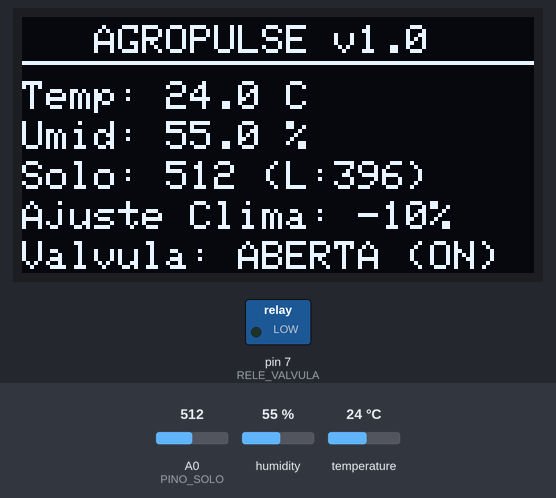
Recording of a program running on a simulated Arduino Uno, built with avr-gcc and run on an emulated ATmega328P. Shown: 128×64 one-colour display, switched loads named in the program (green lamp = pin HIGH). The test bench sets the inputs (shaded band); at power-on: A0 (PINO_SOLO) = 512, temperature 24 °C, humidity 55 %. What the program prints to the serial monitor is not drawn.

Above: at 2.9 s.
3.0 s: A0 (PINO_SOLO) set to 409
At 4.7 s:
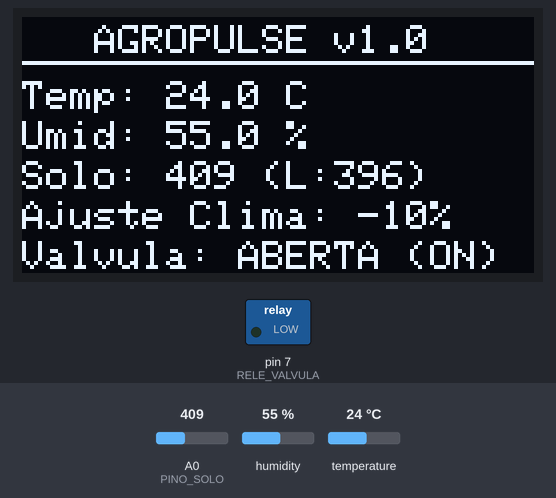
5.8 s: A0 (PINO_SOLO) set to 379
At 6.8 s:
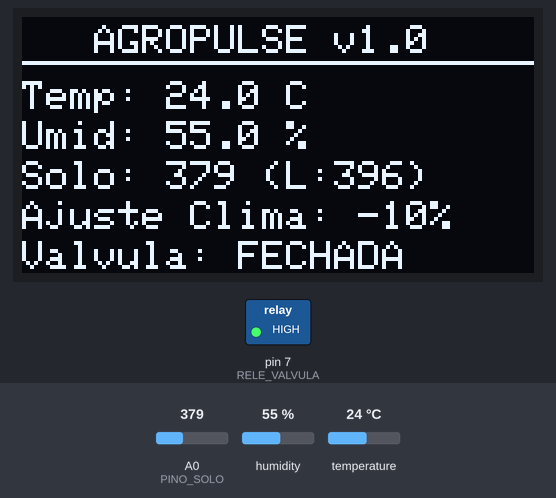
8.6 s: temperature set to 27.2 °C
At 11.0 s:
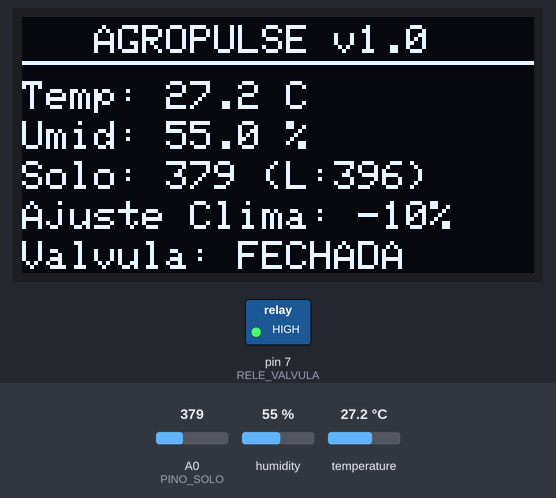
12.0 s: temperature set to 28.8 °C
At 13.1 s:
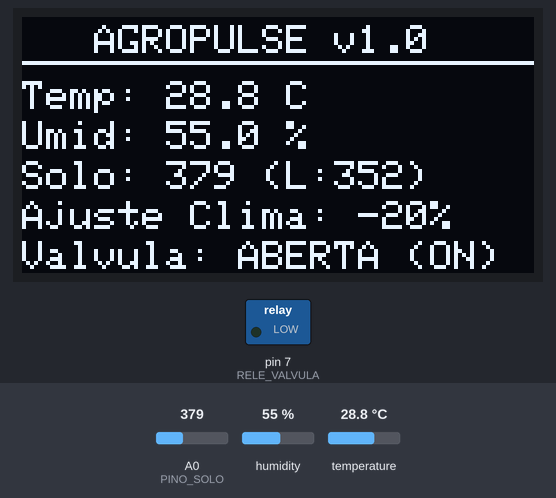
14.8 s: humidity set to 58 %
18.3 s: humidity set to 61 %
At 19.3 s:
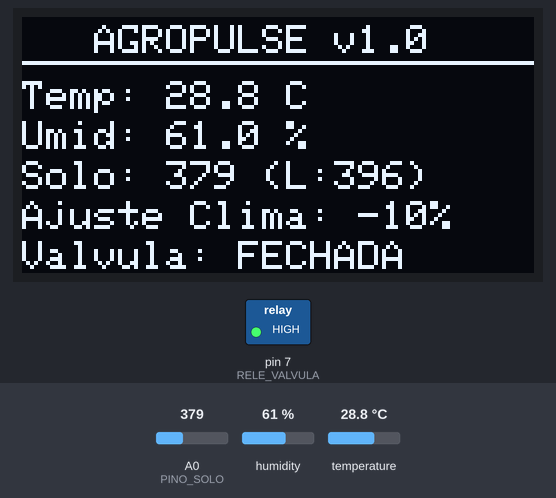
Timing chart, 0 to 21.3 s (numbered marks = the images above; inputs shaded):
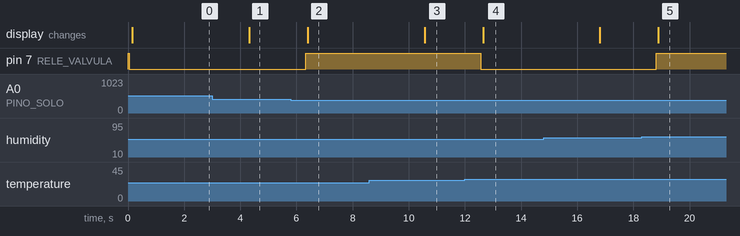

The program:

main.cpp
```cpp
#include <Wire.h>
#include <Adafruit_GFX.h>
#include <Adafruit_SSD1306.h>
#include <DHT.h>

// Configurações do Display OLED (128x64 I2C)
#define SCREEN_WIDTH 128
#define SCREEN_HEIGHT 64
Adafruit_SSD1306 display(SCREEN_WIDTH, SCREEN_HEIGHT, &Wire, -1);

// Configuração do DHT22
#define DHTPIN 2
#define DHTTYPE DHT22
DHT dht(DHTPIN, DHTTYPE);

// Definições de pinos
#define PINO_SOLO A0
#define RELE_VALVULA 7 // Pino conectado ao IN1 do módulo relé

// Limiar base para solo seco definido em 440
const int LIMIAR_BASE_SECO = 440;

void setup() {
  Serial.begin(9600);

  // Inicializa o pino do relé
  pinMode(RELE_VALVULA, OUTPUT);
  // O módulo relé trabalha em nível lógico baixo (LOW = Ativa, HIGH = Desliga)
  digitalWrite(RELE_VALVULA, HIGH); // Inicia desligado/fechado

  // Inicializa o sensor DHT
  dht.begin();

  // Inicializa o display OLED no endereço 0x3C
  if (!display.begin(SSD1306_SWITCHCAPVCC, 0x3C)) {
    Serial.println(F("Falha ao inicializar o display OLED!"));
    for (;;);
  }

  display.clearDisplay();
  display.setTextColor(SSD1306_WHITE);
  Serial.println(F("Sistema AgroPulse Inicializado (Limiar Base: 440)!"));
}

void loop() {
  // Leitura dos sensores
  float temp = dht.readTemperature();
  float umidAr = dht.readHumidity();
  int leituraSolo = analogRead(PINO_SOLO);

  // Lógica Dinâmica de Limiar do Solo
  float fatorReducao = 0.0;

  // Se a temperatura for maior que 28°C, perde 10% do limiar
  if (!isnan(temp) && temp > 28.0) {
    fatorReducao += 0.10;
  }

  // Se a umidade do ar for menor que 60%, perde mais 10%
  if (!isnan(umidAr) && umidAr < 60.0) {
    fatorReducao += 0.10;
  }

  // Calcula o limiar efetivo após as penalidades climáticas
  // Ex: Base 440 -> -10% vira 396 -> -20% vira 352
  int limiarEfetivo = LIMIAR_BASE_SECO * (1.0 - fatorReducao);

  // Acionamento da Válvula Solenoide pelo Relé
  bool irrigando = false;
  if (leituraSolo > limiarEfetivo) {
    digitalWrite(RELE_VALVULA, LOW);  // Dispara o relé (conduz os 12V e abre a solenoide)
    irrigando = true;
  } else {
    digitalWrite(RELE_VALVULA, HIGH); // Desliga o relé (corta os 12V e fecha a solenoide)
    irrigando = false;
  }

  // --- SAÍDA COMPLETA PARA O MONITOR SERIAL ---
  Serial.print(F("Temp: "));
  if (isnan(temp)) Serial.print(F("Erro"));
  else { Serial.print(temp, 1); Serial.print(F(" C")); }

  Serial.print(F(" | Umid Ar: "));
  if (isnan(umidAr)) Serial.print(F("Erro"));
  else { Serial.print(umidAr, 1); Serial.print(F(" %")); }

  Serial.print(F(" | Solo: "));
  Serial.print(leituraSolo);
  Serial.print(F(" | Limiar Atual: "));
  Serial.print(limiarEfetivo);
  Serial.print(F(" (Red: -"));
  Serial.print((int)(fatorReducao * 100));
  Serial.print(F("%) | Status: "));
  Serial.println(irrigando ? F("VALVULA ABERTA") : F("VALVULA FECHADA"));

  // --- DISPLAY OLED ---
  display.clearDisplay();
  display.setTextSize(1);
  display.setCursor(18, 2);
  display.println(F("AGROPULSE v1.0"));
  display.drawLine(0, 11, 128, 11, SSD1306_WHITE);

  // Linha 1: Temperatura
  display.setCursor(0, 16);
  display.print(F("Temp: "));
  if (isnan(temp)) display.println(F("Erro"));
  else { display.print(temp, 1); display.println(F(" C")); }

  // Linha 2: Umidade do Ar
  display.setCursor(0, 26);
  display.print(F("Umid: "));
  if (isnan(umidAr)) display.println(F("Erro"));
  else { display.print(umidAr, 1); display.println(F(" %")); }

  // Linha 3: Solo com Limiar Dinâmico
  display.setCursor(0, 36);
  display.print(F("Solo: "));
  display.print(leituraSolo);
  display.print(F(" (L:"));
  display.print(limiarEfetivo);
  display.println(F(")"));

  // Linha 4: Compensação Ativa
  display.setCursor(0, 46);
  display.print(F("Ajuste Clima: -"));
  display.print((int)(fatorReducao * 100));
  display.println(F("%"));

  // Linha 5: Válvula
  display.setCursor(0, 56);
  display.print(F("Valvula: "));
  display.println(irrigando ? F("ABERTA (ON)") : F("FECHADA"));

  display.display();

  delay(2000);
}
```

Measured:
- the behaviour switches between 397 and 396 on A0 (PINO_SOLO) (found by bisection; images 1 and 2)
- the behaviour switches between 28 and 28.1 °C on temperature (found by bisection; images 3 and 4)
- the behaviour switches between 59 and 60 % on humidity (found by bisection; images 4 and 5)
- after the input at 3.0 s, the display: changes after 1.3 s (image 1)
- after the input at 5.8 s, pin 7 (RELE_VALVULA): LOW → HIGH after 0.53 s; the display: changes after 0.60 s (image 2)
- after the input at 8.6 s, the display: changes after 2.0 s (image 3)
- after the input at 12.0 s, pin 7 (RELE_VALVULA): HIGH → LOW after 0.57 s; the display: changes after 0.65 s (image 4)
- after the input at 18.3 s, pin 7 (RELE_VALVULA): LOW → HIGH after 0.51 s; the display: changes after 0.59 s (image 5)
